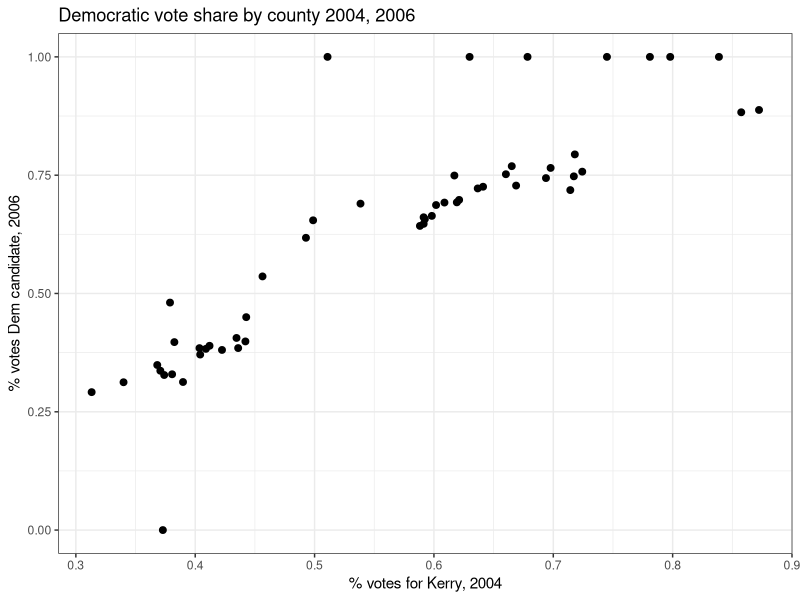
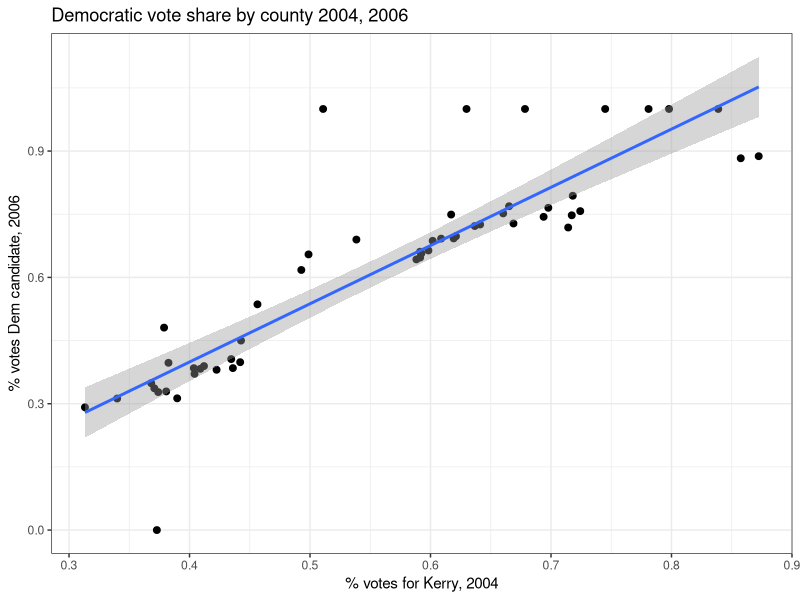

Here is the R script that generated these plots, in order:
#### Libraries
library(ggplot2)

# load data
ca <- read.csv("data/ca2006.csv") 

# examine structure of the data
str(ca)

# first observations
head(ca)

# summary statistics of variables
summary(ca)

# Plot the proportion of votes for the Democratic candidate, against the 
# proportion of the two-party vote for the Democratic presidential candidate 
# in 2004 (John Kerry) in the district. 
plot1 <- ggplot(ca, aes(x=dem_pres_2004, y = prop_d)) + geom_point(size = 2) + theme_bw() +
  labs(x= "% votes for Kerry, 2004", 
       y = "% votes Dem candidate, 2006", 
       title = "Democratic vote share by county 2004, 2006")
plot1

# Regress the proportion of votes for the Democratic candidate, against the 
# proportion of the two-party vote for the Democratic presidential candidate 
# in 2004 in the district. Print the results and add the bivariate regression 
# to the plot.

bivariate <- lm(prop_d~dem_pres_2004, data = ca) 
summary(bivariate)

# adding the regression line to plot
plot2 <- plot1 + geom_smooth(method = "lm", se = TRUE)
plot2 
